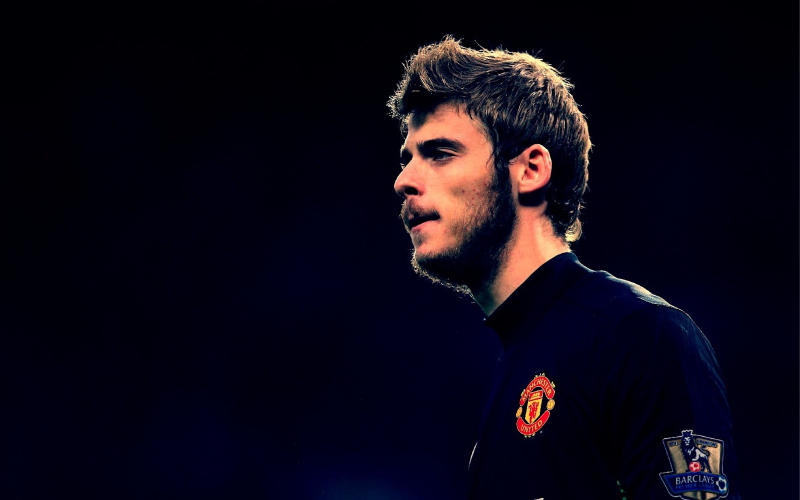
#> input picture testpic.jpg, 1600 x 1000 px (shown at 1/2 size)
$ python use_pil_resize.py
#> lines starting #> are read from the running program, lines starting #| are printed output that depends on the picture
#!/usr/bin/env python3
# -*- coding: utf-8 -*-
# @Time    : 2017/10/15 20:17
# @Author  : Lockin
# @Site    :
# @File    : use_pil_resize.py.py
# @Software: PyCharm

from PIL import Image

# 打开一个jpg图像文件，注意是当前路径:
im = Image.open('testpic.jpg')
#> im is the input picture: PIL image 1600x1000 RGB; mean R, G, B 13, 9.1, 22.4
# 获得图像尺寸:
w, h = im.size
#> w = 1600; h = 1000
print('Original image size: %sx%s' % (w, h))
#| Original image size: 1600x1000
# 缩放到50%:
im.thumbnail((w//2, h//2))
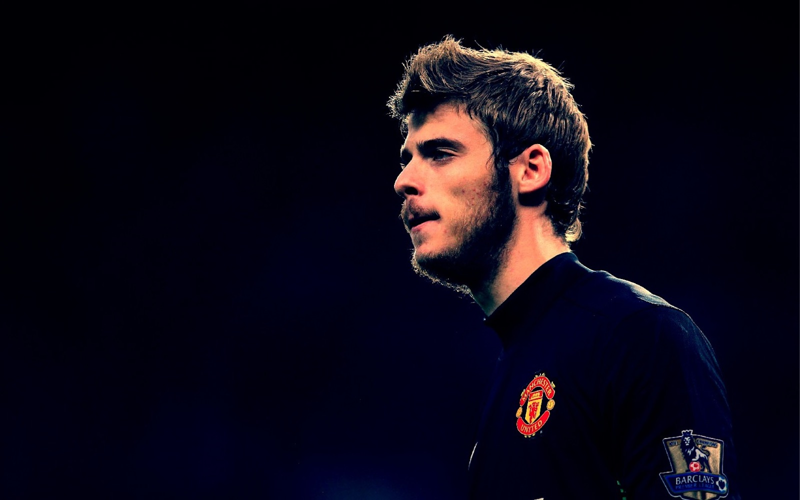
#> im: PIL image 800x500 RGB; mean R, G, B 13, 9.1, 22.4
print('Resize image to: %sx%s' % (w//2, h//2))
#| Resize image to: 800x500
# 把缩放后的图像用jpeg格式保存:
im.save('thumbnail.jpg', 'jpeg')
